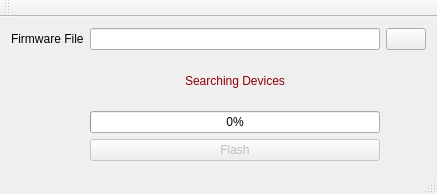
<?xml version="1.0" encoding="UTF-8"?>
<ui version="4.0">
 <class>MainWindow</class>
 <widget class="QMainWindow" name="MainWindow">
  <property name="geometry">
   <rect>
    <x>0</x>
    <y>0</y>
    <width>437</width>
    <height>194</height>
   </rect>
  </property>
  <property name="windowTitle">
   <string>Paparazzi Flasher</string>
  </property>
  <widget class="QWidget" name="centralWidget">
   <layout class="QGridLayout" name="gridLayout">
    <item row="0" column="1">
     <widget class="QLineEdit" name="lineEdit_Binary"/>
    </item>
    <item row="0" column="0">
     <widget class="QLabel" name="label_Binary">
      <property name="text">
       <string>Firmware File</string>
      </property>
     </widget>
    </item>
    <item row="3" column="1">
     <widget class="QPushButton" name="pushButton_Flash">
      <property name="enabled">
       <bool>false</bool>
      </property>
      <property name="text">
       <string>Flash</string>
      </property>
     </widget>
    </item>
    <item row="0" column="2">
     <widget class="QPushButton" name="pushButton_Open">
      <property name="text">
       <string/>
      </property>
      <property name="icon">
       <iconset resource="main.qrc">
        <normaloff>:/icons/open.png</normaloff>:/icons/open.png</iconset>
      </property>
     </widget>
    </item>
    <item row="1" column="0" rowspan="3">
     <widget class="QFrame" name="frame">
      <property name="sizePolicy">
       <sizepolicy hsizetype="Ignored" vsizetype="Ignored">
        <horstretch>0</horstretch>
        <verstretch>0</verstretch>
       </sizepolicy>
      </property>
      <property name="frameShape">
       <enum>QFrame::NoFrame</enum>
      </property>
      <property name="frameShadow">
       <enum>QFrame::Raised</enum>
      </property>
      <widget class="QLabel" name="label">
       <property name="geometry">
        <rect>
         <x>0</x>
         <y>0</y>
         <width>71</width>
         <height>71</height>
        </rect>
       </property>
       <property name="text">
        <string/>
       </property>
       <property name="pixmap">
        <pixmap resource="main.qrc">:/icons/ppz_logo.png</pixmap>
       </property>
       <property name="scaledContents">
        <bool>true</bool>
       </property>
      </widget>
     </widget>
    </item>
    <item row="2" column="1">
     <widget class="QProgressBar" name="progressBar">
      <property name="value">
       <number>0</number>
      </property>
      <property name="textVisible">
       <bool>true</bool>
      </property>
      <property name="format">
       <string>%p%</string>
      </property>
     </widget>
    </item>
    <item row="1" column="1">
     <widget class="QLabel" name="label_Iface">
      <property name="palette">
       <palette>
        <active>
         <colorrole role="WindowText">
          <brush brushstyle="SolidPattern">
           <color alpha="255">
            <red>142</red>
            <green>0</green>
            <blue>10</blue>
           </color>
          </brush>
         </colorrole>
        </active>
        <inactive>
         <colorrole role="WindowText">
          <brush brushstyle="SolidPattern">
           <color alpha="255">
            <red>142</red>
            <green>0</green>
            <blue>10</blue>
           </color>
          </brush>
         </colorrole>
        </inactive>
        <disabled>
         <colorrole role="WindowText">
          <brush brushstyle="SolidPattern">
           <color alpha="255">
            <red>69</red>
            <green>69</green>
            <blue>69</blue>
           </color>
          </brush>
         </colorrole>
        </disabled>
       </palette>
      </property>
      <property name="text">
       <string>Searching Devices</string>
      </property>
      <property name="alignment">
       <set>Qt::AlignCenter</set>
      </property>
     </widget>
    </item>
   </layout>
  </widget>
  <widget class="QMenuBar" name="menuBar">
   <property name="geometry">
    <rect>
     <x>0</x>
     <y>0</y>
     <width>437</width>
     <height>22</height>
    </rect>
   </property>
  </widget>
  <widget class="QToolBar" name="mainToolBar">
   <attribute name="toolBarArea">
    <enum>TopToolBarArea</enum>
   </attribute>
   <attribute name="toolBarBreak">
    <bool>false</bool>
   </attribute>
  </widget>
  <widget class="QStatusBar" name="statusBar"/>
 </widget>
 <layoutdefault spacing="6" margin="11"/>
 <resources>
  <include location="main.qrc"/>
 </resources>
 <connections/>
</ui>
